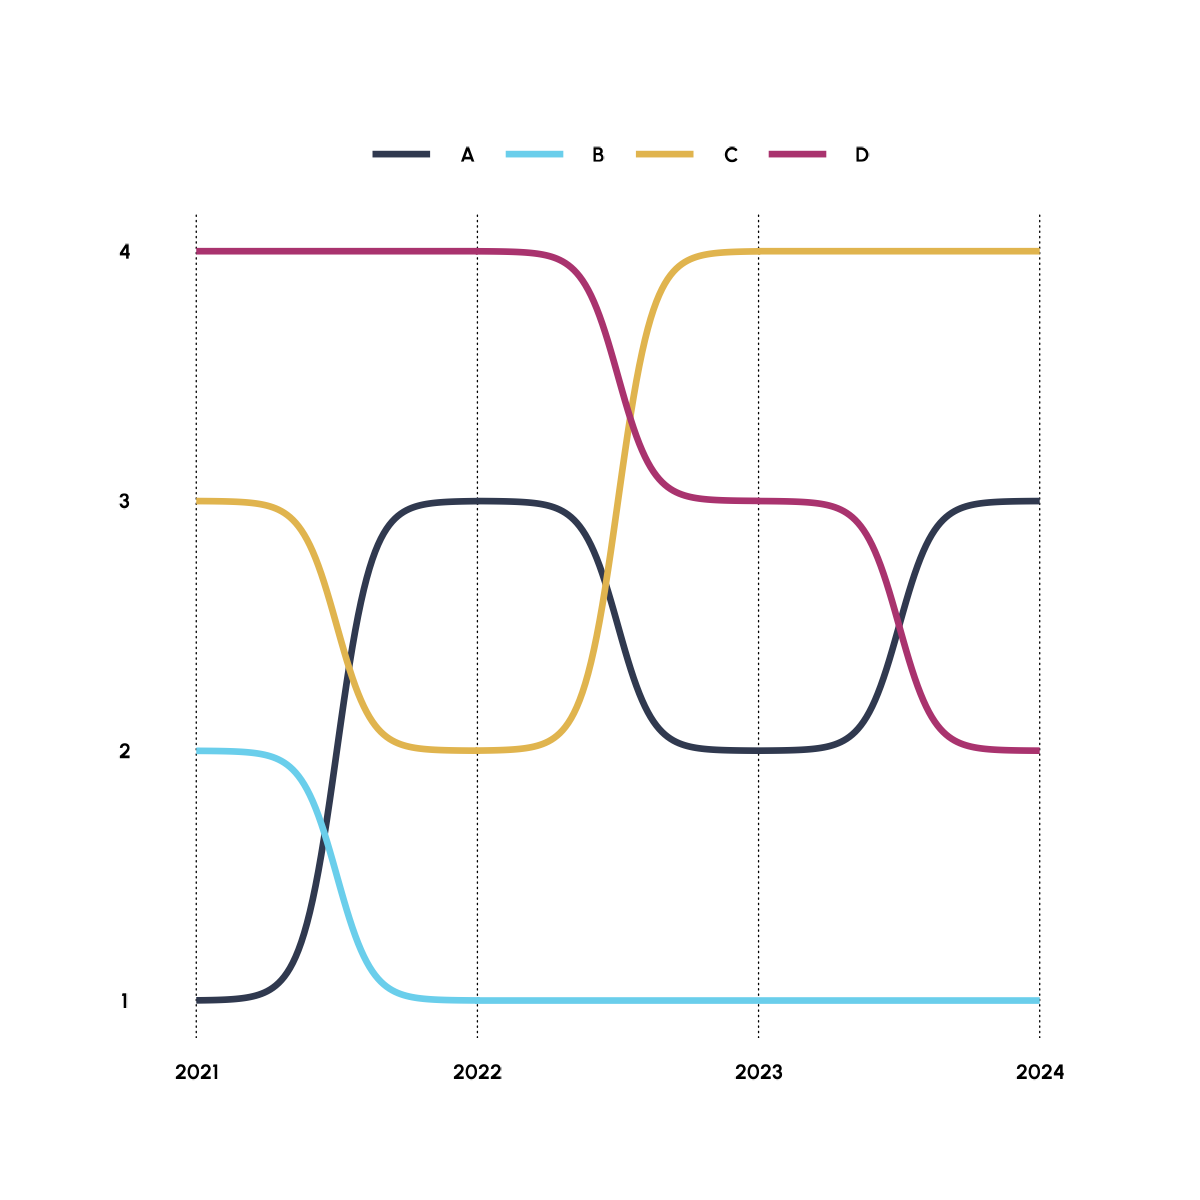

The script that saved this image:
library(ggplot2)
library(dplyr)
library(httpgd)
library(sysfonts)
library(showtext)
library(ggbump)

showtext_auto()
font_add_google("Urbanist", family = "Urbanist")

font <- "Urbanist"
background_color <- "white"
plot_color <- "black"
category_colors <- c("#30394F", "#6ACEEB", "#E0B44E", "#A9336E")

category <- c(
  "A", "A", "A", "A",
  "B", "B", "B", "B",
  "C", "C", "C", "C",
  "D", "D", "D", "D"
)

x <- rep(2021:2024, 4)

rank <- c(
  1, 3, 2, 3,
  2, 1, 1, 1,
  3, 2, 4, 4,
  4, 4, 3, 2
)

data.frame(x = x, y = rank, category = category) %>%
  ggplot(aes(x = x, y = y, color = category)) +
  geom_bump(size = .75) +
  scale_color_manual(values = category_colors) +
  scale_y_continuous(
    limits = c(1, 4),
    breaks = seq(1, 4, by = 1)
  ) +
  scale_x_continuous(
    limits = c(2021, 2024),
    breaks = seq(2021, 2024, by = 1)
  ) +
  theme_void() +
  theme(
    plot.background = element_rect(
      fill = background_color,
      color = background_color
    ),
    panel.background = element_rect(
      fill = background_color,
      color = background_color
    ),
    plot.margin = margin(1, 1, 1, 1, "cm"),
    axis.text.x = element_text(
      size = 16,
      family = font,
      face = "bold",
      color = plot_color,
      margin = margin(2, 0, 0, 0, "mm")
    ),
    axis.text.y = element_text(
      size = 16,
      family = font,
      face = "bold",
      color = plot_color,
      margin = margin(0, 2, 0, 0, "mm")
    ),
    legend.title = element_blank(),
    legend.text = element_text(
      size = 16,
      family = font,
      face = "bold",
      color = plot_color
    ),
    legend.position = "top",
    legend.direction = "horizontal",
  )

ggsave(
  "typology-of-data-visualizations/line/5_line_bump.png",
  width = 4,
  height = 4,
  units = "in",
  dpi = 300
)
